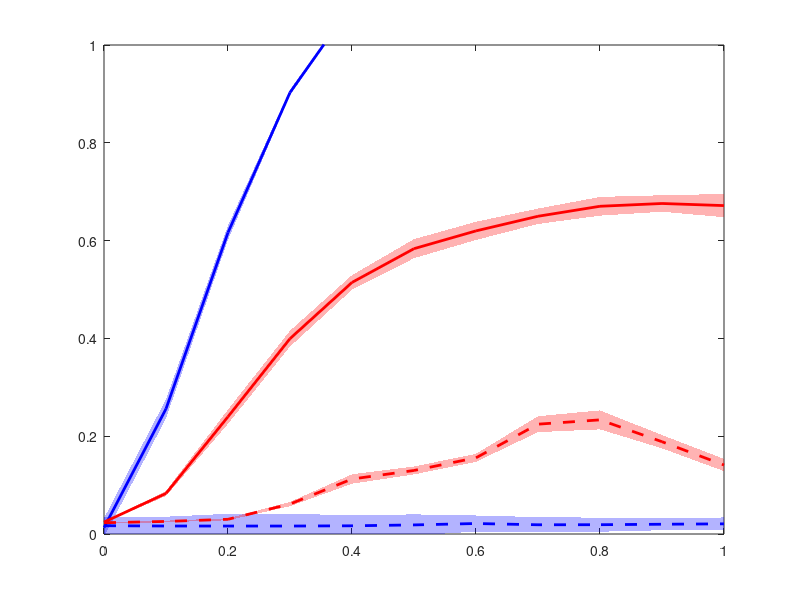

MATLAB code to generate this figure: (Note: this script raises an error after producing the figure.)
color_all = [120,149,193; 165,28,54]./255;
color_all = [1,0,0; 0,0,1];
i=2,j=1;
x=0:0.1:1
load('Uni.mat')
MEAN=(mean(x_y_TE,2))';
S = std(x_y_GC,0,2)'
yu=MEAN+S;
yl=MEAN-S;
color_mean = color_all(i,:);
color_between = color_all(i,:);
fig=figure('color',[1 1 1]);
plot(x,MEAN,'Linewidth',2,'DisplayName', 'MCM[X→Y]','color',color_mean);
hold on;
fill([x fliplr(x)], [yu fliplr(yl)], color_between, 'linestyle', 'none', 'FaceAlpha',0.3); 
hold on;

MEAN=(mean(y_x_TE,2))';
S = std(y_x_GC,0,2)'
yu=MEAN+S;
yl=MEAN-S;
color_mean = color_all(i,:);
color_between = color_all(i,:);
plot(x,MEAN,'--','Linewidth',2,'DisplayName', 'MCM[Y→X]','color',color_mean);
axis([0,1,0,1])
hold on;
fill([x fliplr(x)], [yu fliplr(yl)], color_between, 'linestyle', 'none', 'FaceAlpha',0.3); 
hold on;
%% 

MEAN=(mean(x_y_RCM,2))';
S = std(x_y_RCM,0,2)'
yu=MEAN+S;
yl=MEAN-S;
color_mean = color_all(j,:);
color_between = color_all(j,:);
plot(x,MEAN,'Linewidth',2,'DisplayName', 'RCM[X→Y]','color',color_mean);
hold on;
fill([x fliplr(x)], [yu fliplr(yl)], color_between, 'linestyle', 'none', 'FaceAlpha',0.3); 
hold on;


%% 

MEAN=(mean(y_x_RCM,2))';
S = std(y_x_RCM,0,2)'
yu=MEAN+S;
yl=MEAN-S;
color_mean = color_all(j,:);
color_between = color_all(j,:);
plot(x,MEAN,'--','Linewidth',2,'DisplayName', 'RCM[Y→X]','color',color_mean);
axis([0,1,0,1])
hold on;
fill([x fliplr(x)], [yu fliplr(yl)], color_between, 'linestyle', 'none', 'FaceAlpha',0.3); 

% 设置坐标轴属性
ax = gca;
ax.LineWidth = 1.3;
ax.Box = 'off';
ax.XAxis.Visible = 'on';
ax.YAxis.Visible = 'on';
ax.FontName = 'Times New Roman';
ax.FontSize = 20;
ax.FontWeight = 'bold';      % 设置字体加粗

scatter(x, INDEX_1, 10, color_all(i,:),'filled');  % 将第 i 列的数据绘制成散点
scatter(x, INDEX_2, 10, color_all(i,:),'filled');  % 将第 i 列的数据绘制成散点
scatter(x, INDEX_3, 10, color_all(j,:),'filled');  % 将第 i 列的数据绘制成散点
scatter(x, INDEX_4, 10, color_all(j,:),'filled');  % 将第 i 列的数据绘制成散点

% 添加图例
legend({'RCM[X→Y]','', 'RCM[Y→X]','', 'MCM[X→Y]','','MCM[Y→X]'}, ...
       'FontSize', 15, ...
       'Location', 'northwest', ...
       'TextColor', 'k', ...
       'Box', 'off', ...
       'FontWeight', 'bold');  % 设置字体加粗
legend('show');  % 显示图例


load('rcm_no.mat')
MEAN=(mean(INDEX,2))';
S = std(INDEX,0,2)'
yu=MEAN+S;
yl=MEAN-S;
color_mean = color_all(i,:);
color_between = color_all(i,:);
figure('color',[1 1 1]);
plot(x,MEAN,'Linewidth',2,'DisplayName', 'CCM[X→Y]','color',color_mean);
hold on;
fill([x fliplr(x)], [yu fliplr(yl)], color_between, 'linestyle', 'none', 'FaceAlpha',0.3); 
hold on;
INDEX_1=INDEX;

MEAN=(mean(INDEX2,2))';
S = std(INDEX2,0,2)'
yu=MEAN+S;
yl=MEAN-S;
color_mean = color_all(i,:);
color_between = color_all(i,:);
plot(x,MEAN,'--','Linewidth',2,'DisplayName', 'CCM[Y→X]','color',color_mean);
axis([0,0.45,0,1])
hold on;
fill([x fliplr(x)], [yu fliplr(yl)], color_between, 'linestyle', 'none', 'FaceAlpha',0.3); 
hold on;
INDEX_2=INDEX2;

load('mcm_no.mat')
MEAN=(mean(INDEX,2))';
S = std(INDEX,0,2)'
yu=MEAN+S;
yl=MEAN-S;
color_mean = color_all(j,:);
color_between = color_all(j,:);
plot(x,MEAN,'Linewidth',2,'DisplayName', 'CCM[X→Y]','color',color_mean);
hold on;
fill([x fliplr(x)], [yu fliplr(yl)], color_between, 'linestyle', 'none', 'FaceAlpha',0.3); 
hold on;
INDEX_3=INDEX;

MEAN=(mean(INDEX2,2))';
S = std(INDEX2,0,2)'
yu=MEAN+S;
yl=MEAN-S;
color_mean = color_all(j,:);
color_between = color_all(j,:);
INDEX_4=INDEX2;
plot(x,MEAN,'--','Linewidth',2,'DisplayName', 'CCM[Y→X]','color',color_mean);
axis([0,0.45,0,1])
hold on;
fill([x fliplr(x)], [yu fliplr(yl)], color_between, 'linestyle', 'none', 'FaceAlpha',0.3); 

% 设置坐标轴属性
ax = gca;
ax.LineWidth = 1.3;
ax.Box = 'off';
ax.XAxis.Visible = 'on';
ax.YAxis.Visible = 'on';
ax.FontName = 'Times New Roman';
ax.FontSize = 20;
ax.FontWeight = 'bold';      % 设置字体加粗

scatter(x, INDEX_1, 10, color_all(i,:),'filled');  % 将第 i 列的数据绘制成散点
scatter(x, INDEX_2, 10, color_all(i,:),'filled');  % 将第 i 列的数据绘制成散点
scatter(x, INDEX_3, 10, color_all(j,:),'filled');  % 将第 i 列的数据绘制成散点
scatter(x, INDEX_4, 10, color_all(j,:),'filled');  % 将第 i 列的数据绘制成散点

% 添加图例
legend({'RCM[X→Y]','', 'RCM[Y→X]','', 'MCM[X→Y]','','MCM[Y→X]'}, ...
       'FontSize', 15, ...
       'Location', 'northwest', ...
       'TextColor', 'k', ...
       'Box', 'off', ...
       'FontWeight', 'bold');  % 设置字体加粗
legend('show');  % 显示图例

% % 设置坐标轴属性
% ax = gca;
% ax.LineWidth = 1.3;
% ax.Box = 'off';
% ax.XAxis.Visible = 'on';
% ax.YAxis.Visible = 'on';
% ax.FontName = 'Times New Roman';
% ax.FontSize = 20;
% ax.FontWeight = 'bold';      % 设置字体加粗
